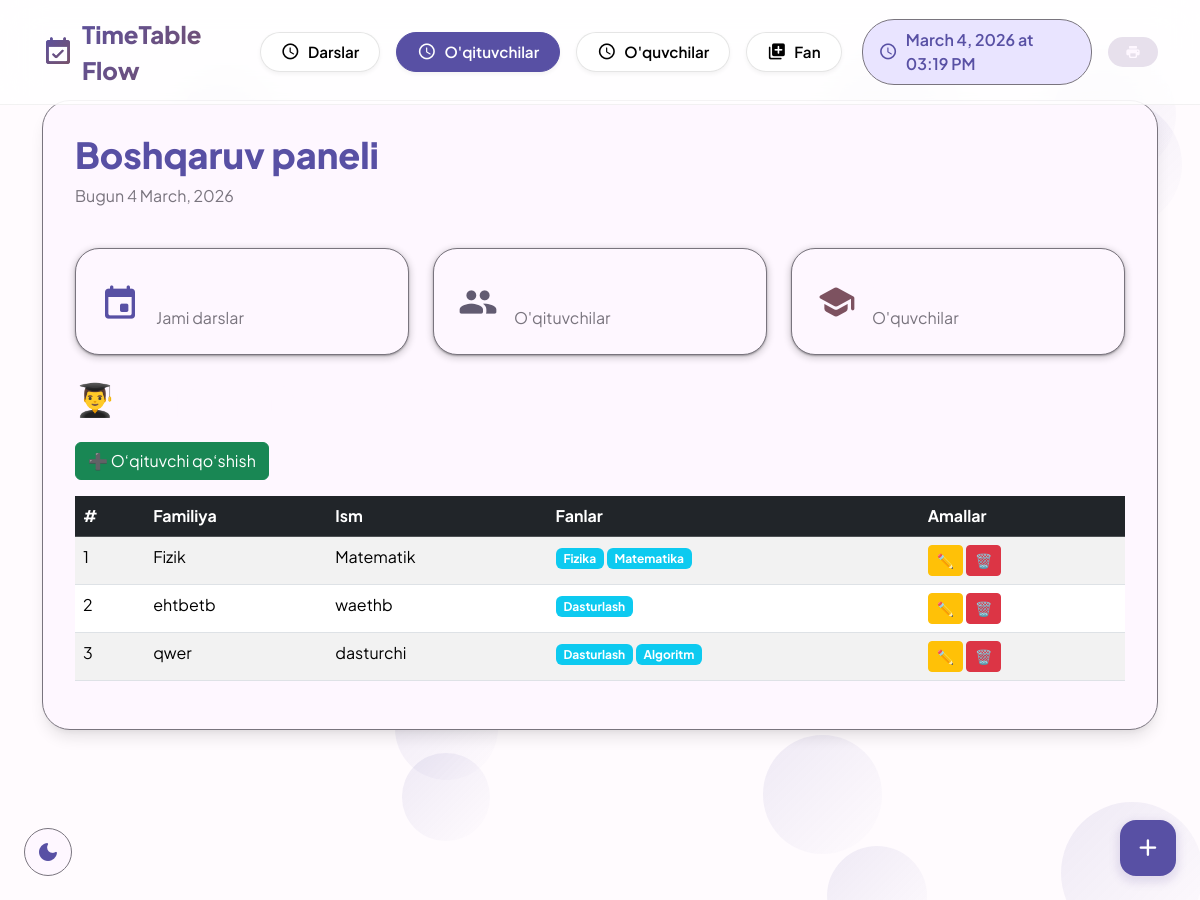
Before: /teachers/ with the older database file.
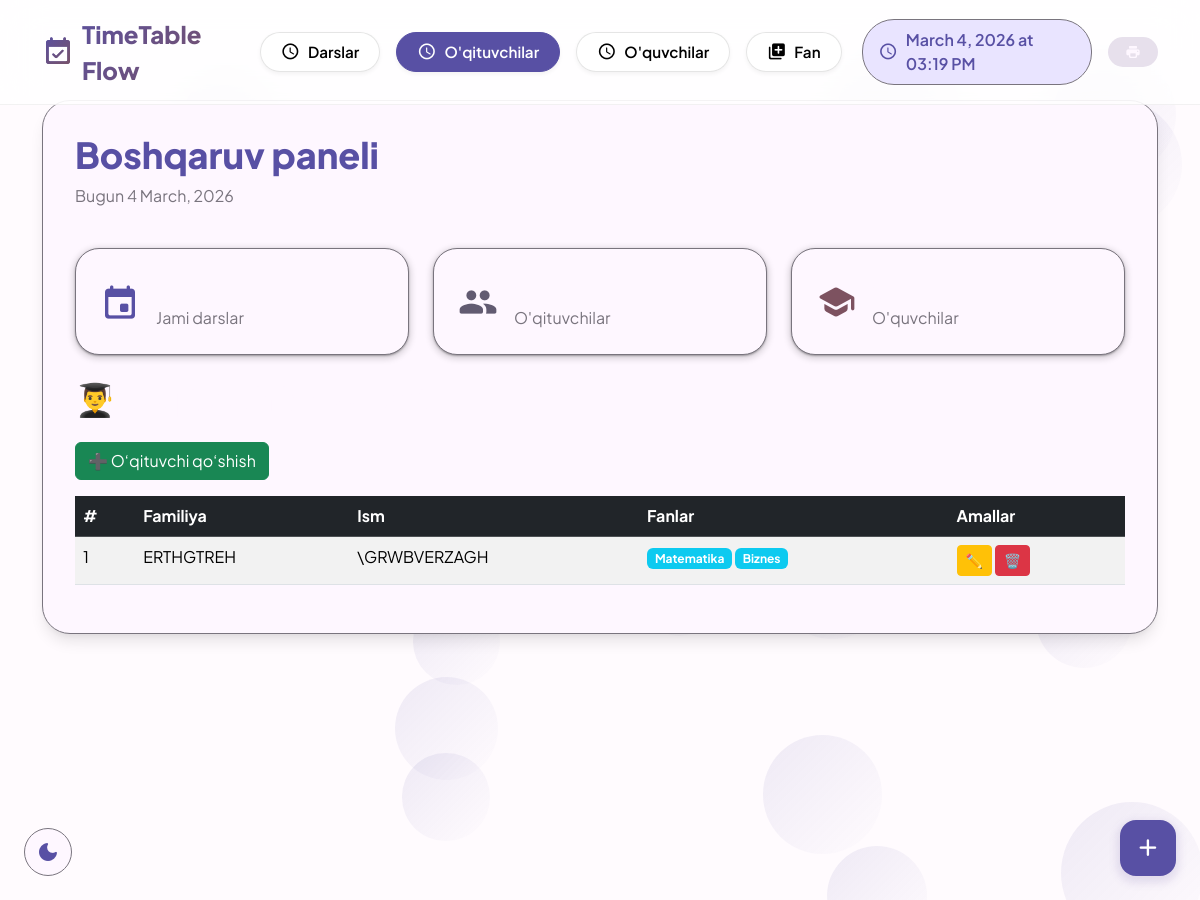
After: the same page with the newer database file.
### raspisaniya/models.py (models this page shows, shortened)
class Teacher(models.Model):
    first_name = models.CharField(max_length=50)
    last_name = models.CharField(max_length=50)
    subjects = models.ManyToManyField(Subject, related_name='teachers', blank=True)

class Subject(models.Model):
    name = models.CharField(max_length=100, unique=True)

### raspisaniya/views.py (the view)
# urls.py: path('teachers/', views.teacher_list, name='teacher_list'),
def teacher_list(request):
    teachers = Teacher.objects.all().order_by('last_name')
    return render(request, 'raspisaniya/teacher_list.html', {'teachers': teachers})

### templates/raspisaniya/teacher_list.html
{% extends 'raspisaniya/base.html' %}
{% block content %}
<h2 class="mb-4">👨‍🎓 O‘qituvchilar ro‘yxati</h2>
<a href="{% url 'teacher_create' %}" class="btn btn-success mb-3">➕ O‘qituvchi qo‘shish</a>
{% if teachers %}
<table class="table table-striped table-hover">
    <thead class="table-dark">
        <tr>
            <th>#</th>
            <th>Familiya</th>
            <th>Ism</th>
            <th>Fanlar</th>
            <th>Amallar</th>
        </tr>
    </thead>
    <tbody>
        {% for teacher in teachers %}
        <tr>
            <td>{{ forloop.counter }}</td>
            <td>{{ teacher.last_name }}</td>
            <td>{{ teacher.first_name }}</td>
            <td>
                {% if teacher.subjects.all %}
                    {% for subject in teacher.subjects.all %}
                        <span class="badge bg-info">{{ subject.name }}</span>
                    {% endfor %}
                {% else %}
                    <span class="text-muted">Yo‘qq</span>
                {% endif %}
            </td>
            <td>
                <a href="{% url 'teacher_update' teacher.pk %}" class="btn btn-sm btn-warning">✏️</a>
                <a href="{% url 'teacher_delete' teacher.pk %}" class="btn btn-sm btn-danger">🗑️</a>
            </td>
        </tr>
        {% endfor %}
    </tbody>
</table>
{% else %}
<div class="alert alert-info">Hozircha o‘qituvchilar mavjud emas.</div>
{% endif %}
{% endblock %}

Changed rows visible on the page:
removed Teacher: last_name "Fizik", first_name "Matematik", Subject (name "Matematika")
no longer on this page (row unchanged): Subject: name "Fizika", shown under "Fizik"
removed Teacher: last_name "ehtbetb", first_name "waethb", Subject (name "Dasturlash")
removed Teacher: last_name "qwer", first_name "dasturchi", Subject (name "Dasturlash")
no longer on this page (row edited): Subject: name "Algoritm", shown under "qwer"
added Teacher: last_name "ERTHGTREH", first_name "\\GRWBVERZAGH", Subject (name "Matematika"), Subject (name "Biznes")
